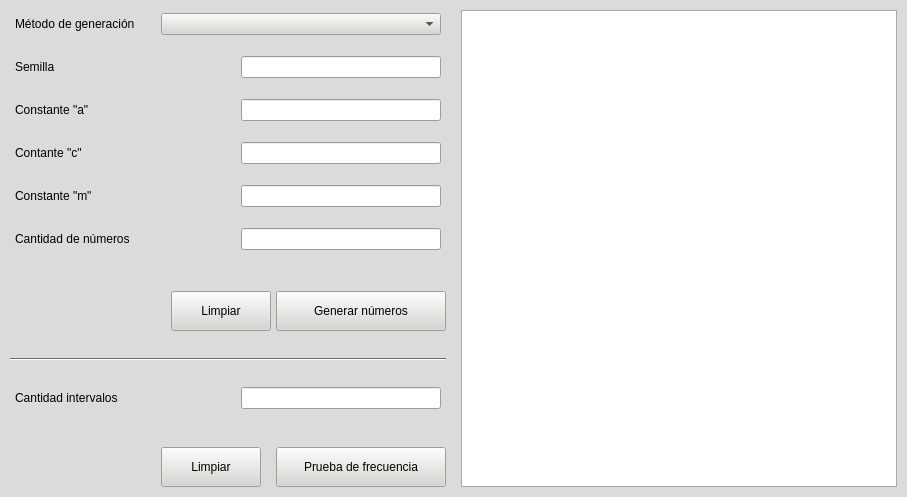
<?xml version="1.0" encoding="UTF-8"?>
<ui version="4.0">
 <class>ventana_generador_numeros</class>
 <widget class="QMainWindow" name="ventana_generador_numeros">
  <property name="geometry">
   <rect>
    <x>0</x>
    <y>0</y>
    <width>907</width>
    <height>474</height>
   </rect>
  </property>
  <property name="palette">
   <palette>
    <active>
     <colorrole role="WindowText">
      <brush brushstyle="SolidPattern">
       <color alpha="255">
        <red>0</red>
        <green>0</green>
        <blue>0</blue>
       </color>
      </brush>
     </colorrole>
     <colorrole role="Button">
      <brush brushstyle="SolidPattern">
       <color alpha="255">
        <red>211</red>
        <green>215</green>
        <blue>207</blue>
       </color>
      </brush>
     </colorrole>
     <colorrole role="Light">
      <brush brushstyle="SolidPattern">
       <color alpha="255">
        <red>255</red>
        <green>255</green>
        <blue>255</blue>
       </color>
      </brush>
     </colorrole>
     <colorrole role="Midlight">
      <brush brushstyle="SolidPattern">
       <color alpha="255">
        <red>233</red>
        <green>235</green>
        <blue>231</blue>
       </color>
      </brush>
     </colorrole>
     <colorrole role="Dark">
      <brush brushstyle="SolidPattern">
       <color alpha="255">
        <red>105</red>
        <green>107</green>
        <blue>103</blue>
       </color>
      </brush>
     </colorrole>
     <colorrole role="Mid">
      <brush brushstyle="SolidPattern">
       <color alpha="255">
        <red>141</red>
        <green>143</green>
        <blue>138</blue>
       </color>
      </brush>
     </colorrole>
     <colorrole role="Text">
      <brush brushstyle="SolidPattern">
       <color alpha="255">
        <red>0</red>
        <green>0</green>
        <blue>0</blue>
       </color>
      </brush>
     </colorrole>
     <colorrole role="BrightText">
      <brush brushstyle="SolidPattern">
       <color alpha="255">
        <red>255</red>
        <green>255</green>
        <blue>255</blue>
       </color>
      </brush>
     </colorrole>
     <colorrole role="ButtonText">
      <brush brushstyle="SolidPattern">
       <color alpha="255">
        <red>0</red>
        <green>0</green>
        <blue>0</blue>
       </color>
      </brush>
     </colorrole>
     <colorrole role="Base">
      <brush brushstyle="SolidPattern">
       <color alpha="255">
        <red>255</red>
        <green>255</green>
        <blue>255</blue>
       </color>
      </brush>
     </colorrole>
     <colorrole role="Window">
      <brush brushstyle="SolidPattern">
       <color alpha="255">
        <red>219</red>
        <green>219</green>
        <blue>219</blue>
       </color>
      </brush>
     </colorrole>
     <colorrole role="Shadow">
      <brush brushstyle="SolidPattern">
       <color alpha="255">
        <red>0</red>
        <green>0</green>
        <blue>0</blue>
       </color>
      </brush>
     </colorrole>
     <colorrole role="AlternateBase">
      <brush brushstyle="SolidPattern">
       <color alpha="255">
        <red>233</red>
        <green>235</green>
        <blue>231</blue>
       </color>
      </brush>
     </colorrole>
     <colorrole role="ToolTipBase">
      <brush brushstyle="SolidPattern">
       <color alpha="255">
        <red>255</red>
        <green>255</green>
        <blue>220</blue>
       </color>
      </brush>
     </colorrole>
     <colorrole role="ToolTipText">
      <brush brushstyle="SolidPattern">
       <color alpha="255">
        <red>0</red>
        <green>0</green>
        <blue>0</blue>
       </color>
      </brush>
     </colorrole>
     <colorrole role="PlaceholderText">
      <brush brushstyle="NoBrush">
       <color alpha="128">
        <red>0</red>
        <green>0</green>
        <blue>0</blue>
       </color>
      </brush>
     </colorrole>
    </active>
    <inactive>
     <colorrole role="WindowText">
      <brush brushstyle="SolidPattern">
       <color alpha="255">
        <red>0</red>
        <green>0</green>
        <blue>0</blue>
       </color>
      </brush>
     </colorrole>
     <colorrole role="Button">
      <brush brushstyle="SolidPattern">
       <color alpha="255">
        <red>211</red>
        <green>215</green>
        <blue>207</blue>
       </color>
      </brush>
     </colorrole>
     <colorrole role="Light">
      <brush brushstyle="SolidPattern">
       <color alpha="255">
        <red>255</red>
        <green>255</green>
        <blue>255</blue>
       </color>
      </brush>
     </colorrole>
     <colorrole role="Midlight">
      <brush brushstyle="SolidPattern">
       <color alpha="255">
        <red>233</red>
        <green>235</green>
        <blue>231</blue>
       </color>
      </brush>
     </colorrole>
     <colorrole role="Dark">
      <brush brushstyle="SolidPattern">
       <color alpha="255">
        <red>105</red>
        <green>107</green>
        <blue>103</blue>
       </color>
      </brush>
     </colorrole>
     <colorrole role="Mid">
      <brush brushstyle="SolidPattern">
       <color alpha="255">
        <red>141</red>
        <green>143</green>
        <blue>138</blue>
       </color>
      </brush>
     </colorrole>
     <colorrole role="Text">
      <brush brushstyle="SolidPattern">
       <color alpha="255">
        <red>0</red>
        <green>0</green>
        <blue>0</blue>
       </color>
      </brush>
     </colorrole>
     <colorrole role="BrightText">
      <brush brushstyle="SolidPattern">
       <color alpha="255">
        <red>255</red>
        <green>255</green>
        <blue>255</blue>
       </color>
      </brush>
     </colorrole>
     <colorrole role="ButtonText">
      <brush brushstyle="SolidPattern">
       <color alpha="255">
        <red>0</red>
        <green>0</green>
        <blue>0</blue>
       </color>
      </brush>
     </colorrole>
     <colorrole role="Base">
      <brush brushstyle="SolidPattern">
       <color alpha="255">
        <red>255</red>
        <green>255</green>
        <blue>255</blue>
       </color>
      </brush>
     </colorrole>
     <colorrole role="Window">
      <brush brushstyle="SolidPattern">
       <color alpha="255">
        <red>219</red>
        <green>219</green>
        <blue>219</blue>
       </color>
      </brush>
     </colorrole>
     <colorrole role="Shadow">
      <brush brushstyle="SolidPattern">
       <color alpha="255">
        <red>0</red>
        <green>0</green>
        <blue>0</blue>
       </color>
      </brush>
     </colorrole>
     <colorrole role="AlternateBase">
      <brush brushstyle="SolidPattern">
       <color alpha="255">
        <red>233</red>
        <green>235</green>
        <blue>231</blue>
       </color>
      </brush>
     </colorrole>
     <colorrole role="ToolTipBase">
      <brush brushstyle="SolidPattern">
       <color alpha="255">
        <red>255</red>
        <green>255</green>
        <blue>220</blue>
       </color>
      </brush>
     </colorrole>
     <colorrole role="ToolTipText">
      <brush brushstyle="SolidPattern">
       <color alpha="255">
        <red>0</red>
        <green>0</green>
        <blue>0</blue>
       </color>
      </brush>
     </colorrole>
     <colorrole role="PlaceholderText">
      <brush brushstyle="NoBrush">
       <color alpha="128">
        <red>0</red>
        <green>0</green>
        <blue>0</blue>
       </color>
      </brush>
     </colorrole>
    </inactive>
    <disabled>
     <colorrole role="WindowText">
      <brush brushstyle="SolidPattern">
       <color alpha="255">
        <red>105</red>
        <green>107</green>
        <blue>103</blue>
       </color>
      </brush>
     </colorrole>
     <colorrole role="Button">
      <brush brushstyle="SolidPattern">
       <color alpha="255">
        <red>211</red>
        <green>215</green>
        <blue>207</blue>
       </color>
      </brush>
     </colorrole>
     <colorrole role="Light">
      <brush brushstyle="SolidPattern">
       <color alpha="255">
        <red>255</red>
        <green>255</green>
        <blue>255</blue>
       </color>
      </brush>
     </colorrole>
     <colorrole role="Midlight">
      <brush brushstyle="SolidPattern">
       <color alpha="255">
        <red>233</red>
        <green>235</green>
        <blue>231</blue>
       </color>
      </brush>
     </colorrole>
     <colorrole role="Dark">
      <brush brushstyle="SolidPattern">
       <color alpha="255">
        <red>105</red>
        <green>107</green>
        <blue>103</blue>
       </color>
      </brush>
     </colorrole>
     <colorrole role="Mid">
      <brush brushstyle="SolidPattern">
       <color alpha="255">
        <red>141</red>
        <green>143</green>
        <blue>138</blue>
       </color>
      </brush>
     </colorrole>
     <colorrole role="Text">
      <brush brushstyle="SolidPattern">
       <color alpha="255">
        <red>105</red>
        <green>107</green>
        <blue>103</blue>
       </color>
      </brush>
     </colorrole>
     <colorrole role="BrightText">
      <brush brushstyle="SolidPattern">
       <color alpha="255">
        <red>255</red>
        <green>255</green>
        <blue>255</blue>
       </color>
      </brush>
     </colorrole>
     <colorrole role="ButtonText">
      <brush brushstyle="SolidPattern">
       <color alpha="255">
        <red>105</red>
        <green>107</green>
        <blue>103</blue>
       </color>
      </brush>
     </colorrole>
     <colorrole role="Base">
      <brush brushstyle="SolidPattern">
       <color alpha="255">
        <red>219</red>
        <green>219</green>
        <blue>219</blue>
       </color>
      </brush>
     </colorrole>
     <colorrole role="Window">
      <brush brushstyle="SolidPattern">
       <color alpha="255">
        <red>219</red>
        <green>219</green>
        <blue>219</blue>
       </color>
      </brush>
     </colorrole>
     <colorrole role="Shadow">
      <brush brushstyle="SolidPattern">
       <color alpha="255">
        <red>0</red>
        <green>0</green>
        <blue>0</blue>
       </color>
      </brush>
     </colorrole>
     <colorrole role="AlternateBase">
      <brush brushstyle="SolidPattern">
       <color alpha="255">
        <red>211</red>
        <green>215</green>
        <blue>207</blue>
       </color>
      </brush>
     </colorrole>
     <colorrole role="ToolTipBase">
      <brush brushstyle="SolidPattern">
       <color alpha="255">
        <red>255</red>
        <green>255</green>
        <blue>220</blue>
       </color>
      </brush>
     </colorrole>
     <colorrole role="ToolTipText">
      <brush brushstyle="SolidPattern">
       <color alpha="255">
        <red>0</red>
        <green>0</green>
        <blue>0</blue>
       </color>
      </brush>
     </colorrole>
     <colorrole role="PlaceholderText">
      <brush brushstyle="NoBrush">
       <color alpha="128">
        <red>0</red>
        <green>0</green>
        <blue>0</blue>
       </color>
      </brush>
     </colorrole>
    </disabled>
   </palette>
  </property>
  <property name="windowTitle">
   <string>Generación de números aleatorios</string>
  </property>
  <property name="windowIcon">
   <iconset resource="recursos/sim.qrc">
    <normaloff>:/sim/sim.png</normaloff>:/sim/sim.png</iconset>
  </property>
  <property name="iconSize">
   <size>
    <width>15</width>
    <height>15</height>
   </size>
  </property>
  <widget class="QWidget" name="central_widget">
   <layout class="QGridLayout" name="gridLayout">
    <property name="leftMargin">
     <number>10</number>
    </property>
    <property name="topMargin">
     <number>10</number>
    </property>
    <property name="rightMargin">
     <number>10</number>
    </property>
    <property name="bottomMargin">
     <number>10</number>
    </property>
    <property name="horizontalSpacing">
     <number>5</number>
    </property>
    <item row="0" column="0">
     <layout class="QHBoxLayout" name="lyt_horizontal_0_0">
      <property name="spacing">
       <number>15</number>
      </property>
      <item>
       <layout class="QHBoxLayout" name="lyt_horizontal_1_0">
        <item>
         <layout class="QVBoxLayout" name="lyt_vertical_2_0">
          <item>
           <layout class="QHBoxLayout" name="lyt_horizontal_3_0">
            <property name="spacing">
             <number>5</number>
            </property>
            <property name="leftMargin">
             <number>5</number>
            </property>
            <property name="topMargin">
             <number>3</number>
            </property>
            <property name="rightMargin">
             <number>5</number>
            </property>
            <property name="bottomMargin">
             <number>3</number>
            </property>
            <item>
             <widget class="QLabel" name="lbl_metodo_generacion">
              <property name="text">
               <string>Método de generación</string>
              </property>
             </widget>
            </item>
            <item>
             <spacer name="spacer_horizontal_0">
              <property name="orientation">
               <enum>Qt::Horizontal</enum>
              </property>
              <property name="sizeType">
               <enum>QSizePolicy::Fixed</enum>
              </property>
              <property name="sizeHint" stdset="0">
               <size>
                <width>10</width>
                <height>0</height>
               </size>
              </property>
             </spacer>
            </item>
            <item>
             <widget class="QComboBox" name="cmb_metodo_generacion">
              <property name="sizePolicy">
               <sizepolicy hsizetype="Fixed" vsizetype="Fixed">
                <horstretch>0</horstretch>
                <verstretch>0</verstretch>
               </sizepolicy>
              </property>
              <property name="minimumSize">
               <size>
                <width>280</width>
                <height>0</height>
               </size>
              </property>
             </widget>
            </item>
           </layout>
          </item>
          <item>
           <layout class="QHBoxLayout" name="lyt_horizontal_3_1">
            <property name="spacing">
             <number>5</number>
            </property>
            <property name="leftMargin">
             <number>5</number>
            </property>
            <property name="topMargin">
             <number>3</number>
            </property>
            <property name="rightMargin">
             <number>5</number>
            </property>
            <property name="bottomMargin">
             <number>3</number>
            </property>
            <item>
             <widget class="QLabel" name="lbl_semilla">
              <property name="text">
               <string>Semilla</string>
              </property>
             </widget>
            </item>
            <item>
             <spacer name="spacer_horizontal_1">
              <property name="orientation">
               <enum>Qt::Horizontal</enum>
              </property>
              <property name="sizeHint" stdset="0">
               <size>
                <width>0</width>
                <height>0</height>
               </size>
              </property>
             </spacer>
            </item>
            <item>
             <widget class="QLineEdit" name="txt_semilla">
              <property name="sizePolicy">
               <sizepolicy hsizetype="Fixed" vsizetype="Fixed">
                <horstretch>0</horstretch>
                <verstretch>0</verstretch>
               </sizepolicy>
              </property>
              <property name="minimumSize">
               <size>
                <width>200</width>
                <height>0</height>
               </size>
              </property>
             </widget>
            </item>
           </layout>
          </item>
          <item>
           <layout class="QHBoxLayout" name="lyt_horizontal_3_2">
            <property name="spacing">
             <number>5</number>
            </property>
            <property name="leftMargin">
             <number>5</number>
            </property>
            <property name="topMargin">
             <number>3</number>
            </property>
            <property name="rightMargin">
             <number>5</number>
            </property>
            <property name="bottomMargin">
             <number>3</number>
            </property>
            <item>
             <widget class="QLabel" name="lbl_a">
              <property name="text">
               <string>Constante &quot;a&quot;</string>
              </property>
             </widget>
            </item>
            <item>
             <spacer name="spacer_horizontal_2">
              <property name="orientation">
               <enum>Qt::Horizontal</enum>
              </property>
              <property name="sizeHint" stdset="0">
               <size>
                <width>0</width>
                <height>0</height>
               </size>
              </property>
             </spacer>
            </item>
            <item>
             <widget class="QLineEdit" name="txt_a">
              <property name="sizePolicy">
               <sizepolicy hsizetype="Fixed" vsizetype="Fixed">
                <horstretch>0</horstretch>
                <verstretch>0</verstretch>
               </sizepolicy>
              </property>
              <property name="minimumSize">
               <size>
                <width>200</width>
                <height>0</height>
               </size>
              </property>
             </widget>
            </item>
           </layout>
          </item>
          <item>
           <layout class="QHBoxLayout" name="lyt_horizontal_3_3">
            <property name="spacing">
             <number>5</number>
            </property>
            <property name="leftMargin">
             <number>5</number>
            </property>
            <property name="topMargin">
             <number>3</number>
            </property>
            <property name="rightMargin">
             <number>5</number>
            </property>
            <property name="bottomMargin">
             <number>3</number>
            </property>
            <item>
             <widget class="QLabel" name="lbl_c">
              <property name="text">
               <string>Contante &quot;c&quot;</string>
              </property>
             </widget>
            </item>
            <item>
             <spacer name="spacer_horizontal_3">
              <property name="orientation">
               <enum>Qt::Horizontal</enum>
              </property>
              <property name="sizeHint" stdset="0">
               <size>
                <width>0</width>
                <height>0</height>
               </size>
              </property>
             </spacer>
            </item>
            <item>
             <widget class="QLineEdit" name="txt_c">
              <property name="sizePolicy">
               <sizepolicy hsizetype="Fixed" vsizetype="Fixed">
                <horstretch>0</horstretch>
                <verstretch>0</verstretch>
               </sizepolicy>
              </property>
              <property name="minimumSize">
               <size>
                <width>200</width>
                <height>0</height>
               </size>
              </property>
             </widget>
            </item>
           </layout>
          </item>
          <item>
           <layout class="QHBoxLayout" name="lyt_horizontal_3_4">
            <property name="spacing">
             <number>5</number>
            </property>
            <property name="leftMargin">
             <number>5</number>
            </property>
            <property name="topMargin">
             <number>3</number>
            </property>
            <property name="rightMargin">
             <number>5</number>
            </property>
            <property name="bottomMargin">
             <number>3</number>
            </property>
            <item>
             <widget class="QLabel" name="lbl_m">
              <property name="text">
               <string>Constante &quot;m&quot;</string>
              </property>
             </widget>
            </item>
            <item>
             <spacer name="spacer_horizontal_4">
              <property name="orientation">
               <enum>Qt::Horizontal</enum>
              </property>
              <property name="sizeHint" stdset="0">
               <size>
                <width>0</width>
                <height>0</height>
               </size>
              </property>
             </spacer>
            </item>
            <item>
             <widget class="QLineEdit" name="txt_m">
              <property name="sizePolicy">
               <sizepolicy hsizetype="Fixed" vsizetype="Fixed">
                <horstretch>0</horstretch>
                <verstretch>0</verstretch>
               </sizepolicy>
              </property>
              <property name="minimumSize">
               <size>
                <width>200</width>
                <height>0</height>
               </size>
              </property>
             </widget>
            </item>
           </layout>
          </item>
          <item>
           <layout class="QHBoxLayout" name="lyt_horizontal_3_5">
            <property name="spacing">
             <number>5</number>
            </property>
            <property name="leftMargin">
             <number>5</number>
            </property>
            <property name="topMargin">
             <number>3</number>
            </property>
            <property name="rightMargin">
             <number>5</number>
            </property>
            <property name="bottomMargin">
             <number>3</number>
            </property>
            <item>
             <widget class="QLabel" name="lbl_cantidad_numeros">
              <property name="text">
               <string>Cantidad de números</string>
              </property>
             </widget>
            </item>
            <item>
             <spacer name="spacer_horizontal_5">
              <property name="orientation">
               <enum>Qt::Horizontal</enum>
              </property>
              <property name="sizeHint" stdset="0">
               <size>
                <width>40</width>
                <height>20</height>
               </size>
              </property>
             </spacer>
            </item>
            <item>
             <widget class="QLineEdit" name="txt_cantidad_numeros">
              <property name="sizePolicy">
               <sizepolicy hsizetype="Fixed" vsizetype="Fixed">
                <horstretch>0</horstretch>
                <verstretch>0</verstretch>
               </sizepolicy>
              </property>
              <property name="minimumSize">
               <size>
                <width>200</width>
                <height>0</height>
               </size>
              </property>
             </widget>
            </item>
           </layout>
          </item>
          <item>
           <spacer name="spacer_vertical_0">
            <property name="orientation">
             <enum>Qt::Vertical</enum>
            </property>
            <property name="sizeType">
             <enum>QSizePolicy::Fixed</enum>
            </property>
            <property name="sizeHint" stdset="0">
             <size>
              <width>0</width>
              <height>20</height>
             </size>
            </property>
           </spacer>
          </item>
          <item>
           <layout class="QHBoxLayout" name="lyt_horizontal_3_6">
            <property name="spacing">
             <number>5</number>
            </property>
            <property name="leftMargin">
             <number>0</number>
            </property>
            <property name="topMargin">
             <number>3</number>
            </property>
            <property name="rightMargin">
             <number>0</number>
            </property>
            <property name="bottomMargin">
             <number>3</number>
            </property>
            <item>
             <spacer name="spacer_horizontal_6">
              <property name="orientation">
               <enum>Qt::Horizontal</enum>
              </property>
              <property name="sizeType">
               <enum>QSizePolicy::Expanding</enum>
              </property>
              <property name="sizeHint" stdset="0">
               <size>
                <width>0</width>
                <height>0</height>
               </size>
              </property>
             </spacer>
            </item>
            <item>
             <widget class="QPushButton" name="btn_limpiar_generar_numeros">
              <property name="minimumSize">
               <size>
                <width>100</width>
                <height>40</height>
               </size>
              </property>
              <property name="text">
               <string>Limpiar</string>
              </property>
              <property name="autoDefault">
               <bool>true</bool>
              </property>
             </widget>
            </item>
            <item>
             <widget class="QPushButton" name="btn_generar_numeros">
              <property name="minimumSize">
               <size>
                <width>170</width>
                <height>40</height>
               </size>
              </property>
              <property name="text">
               <string>Generar números</string>
              </property>
              <property name="autoDefault">
               <bool>true</bool>
              </property>
             </widget>
            </item>
           </layout>
          </item>
          <item>
           <widget class="Line" name="separator_0">
            <property name="minimumSize">
             <size>
              <width>0</width>
              <height>20</height>
             </size>
            </property>
            <property name="orientation">
             <enum>Qt::Horizontal</enum>
            </property>
           </widget>
          </item>
          <item>
           <layout class="QHBoxLayout" name="lyt_horizontal_3_7">
            <property name="spacing">
             <number>5</number>
            </property>
            <property name="leftMargin">
             <number>5</number>
            </property>
            <property name="topMargin">
             <number>3</number>
            </property>
            <property name="rightMargin">
             <number>5</number>
            </property>
            <property name="bottomMargin">
             <number>3</number>
            </property>
            <item>
             <widget class="QLabel" name="lbl_cantidad_intervalos">
              <property name="text">
               <string>Cantidad intervalos</string>
              </property>
             </widget>
            </item>
            <item>
             <spacer name="spacer_horizontal_7">
              <property name="orientation">
               <enum>Qt::Horizontal</enum>
              </property>
              <property name="sizeHint" stdset="0">
               <size>
                <width>0</width>
                <height>0</height>
               </size>
              </property>
             </spacer>
            </item>
            <item>
             <widget class="QLineEdit" name="txt_cantidad_intervalos">
              <property name="minimumSize">
               <size>
                <width>200</width>
                <height>0</height>
               </size>
              </property>
             </widget>
            </item>
           </layout>
          </item>
          <item>
           <spacer name="spacer_vertical_1">
            <property name="orientation">
             <enum>Qt::Vertical</enum>
            </property>
            <property name="sizeType">
             <enum>QSizePolicy::Fixed</enum>
            </property>
            <property name="sizeHint" stdset="0">
             <size>
              <width>0</width>
              <height>20</height>
             </size>
            </property>
           </spacer>
          </item>
          <item>
           <layout class="QHBoxLayout" name="lyt_horizontal_3_8">
            <item>
             <spacer name="spacer_horizontal_8">
              <property name="orientation">
               <enum>Qt::Horizontal</enum>
              </property>
              <property name="sizeHint" stdset="0">
               <size>
                <width>40</width>
                <height>20</height>
               </size>
              </property>
             </spacer>
            </item>
            <item>
             <widget class="QPushButton" name="btn_limpiar_prueba_frecuencia">
              <property name="minimumSize">
               <size>
                <width>100</width>
                <height>40</height>
               </size>
              </property>
              <property name="text">
               <string>Limpiar</string>
              </property>
              <property name="autoDefault">
               <bool>true</bool>
              </property>
             </widget>
            </item>
            <item>
             <widget class="QPushButton" name="btn_prueba_frecuencia">
              <property name="minimumSize">
               <size>
                <width>170</width>
                <height>40</height>
               </size>
              </property>
              <property name="text">
               <string>Prueba de frecuencia</string>
              </property>
              <property name="autoDefault">
               <bool>true</bool>
              </property>
             </widget>
            </item>
           </layout>
          </item>
         </layout>
        </item>
       </layout>
      </item>
      <item>
       <layout class="QHBoxLayout" name="lyt_vertical_1_1">
        <item>
         <widget class="QTableWidget" name="grid_numeros_generados">
          <property name="minimumSize">
           <size>
            <width>400</width>
            <height>450</height>
           </size>
          </property>
          <property name="editTriggers">
           <set>QAbstractItemView::NoEditTriggers</set>
          </property>
          <attribute name="horizontalHeaderDefaultSectionSize">
           <number>100</number>
          </attribute>
          <attribute name="horizontalHeaderStretchLastSection">
           <bool>true</bool>
          </attribute>
          <attribute name="verticalHeaderVisible">
           <bool>false</bool>
          </attribute>
         </widget>
        </item>
       </layout>
      </item>
     </layout>
    </item>
   </layout>
  </widget>
 </widget>
 <resources>
  <include location="recursos/sim.qrc"/>
 </resources>
 <connections/>
</ui>
